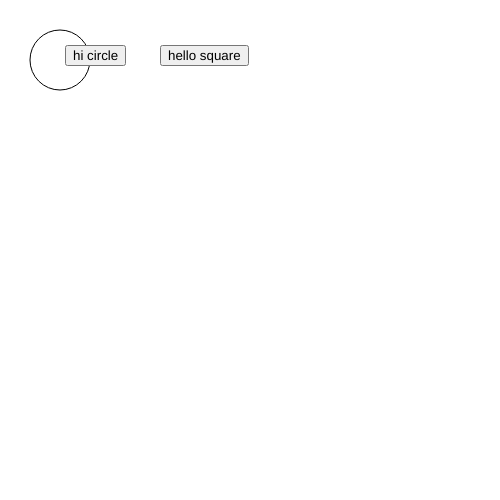
Frame 1 (no input)
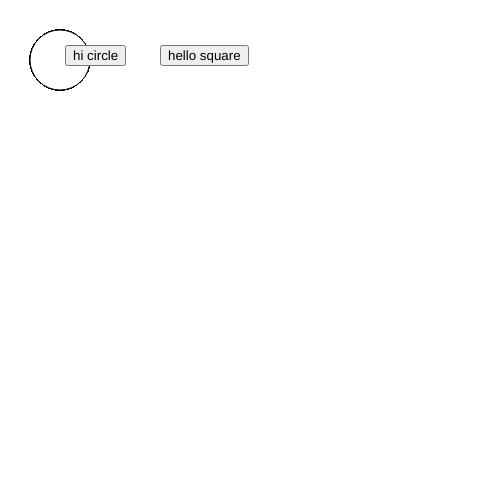
Frame 60 (no input)
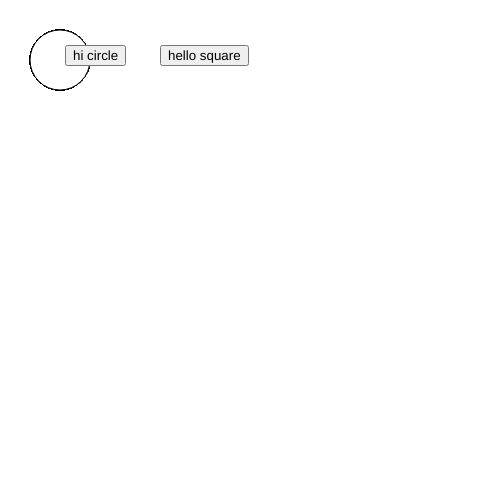
Frame 120 (the mouse pressed at the canvas centre since frame 60)

The p5.js sketch that drew these frames (run headless with seeded random() and noise() and a simulated clock; from frame 60 on, the mouse is pressed at the canvas centre):

// p5.js sketch
// ── sketch.js
var circleButton;
var squareButton;

var currentImage = 0;

function setup() {
  // put setup code here
  createCanvas(500,500);

  circleButton = createButton("hi circle");
  circleButton.position(65,45);
  circleButton.mousePressed(function(){
  currentImage = 0;
  });

  squareButton = createButton("hello square");
  squareButton.position(160,45);
  squareButton.mousePressed(function(){
  currentImage = 1;
  });
}

function draw() {
  // put drawing code here
ellipse(60,60,60,60);



}
